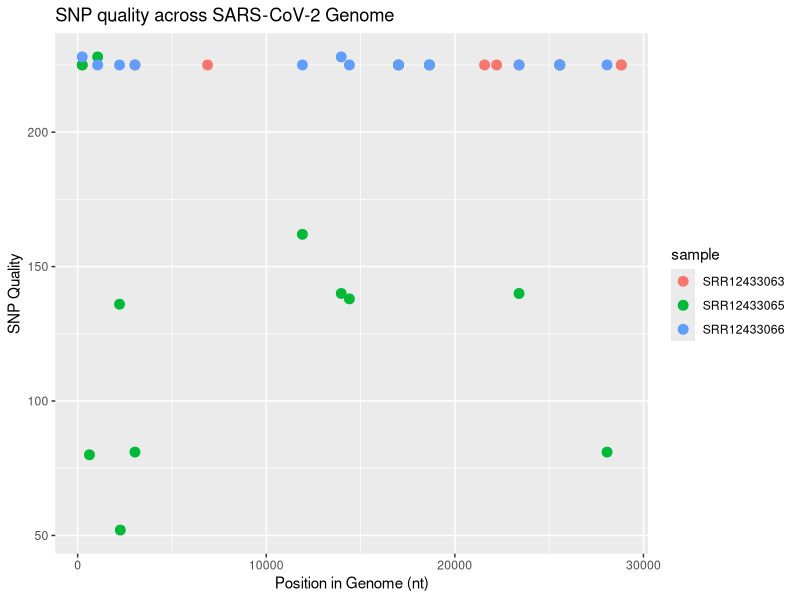

Generate this figure with R:
## ---- chunk 1
knitr::opts_chunk$set(echo = FALSE, message = FALSE)
## ---- chunk 2
library(dplyr)
library(ggplot2)
library(knitr)

# load in SNP data
snp_data <- read.csv("data/sample_snp_data.csv")
## ---- chunk 3
snp_data %>%
  group_by(sample) %>%
  summarise(mean_quality = mean(qual),
            sd_quality = sd(qual)) %>%
  kable()
## ---- chunk 4
snp_data %>%
  ggplot(aes(x = pos,
           y = qual,
           color = sample)) +
  geom_point(size = 3) +
  labs(title = "SNP quality across SARS-CoV-2 Genome",
       x = "Position in Genome (nt)",
       y = "SNP Quality")
